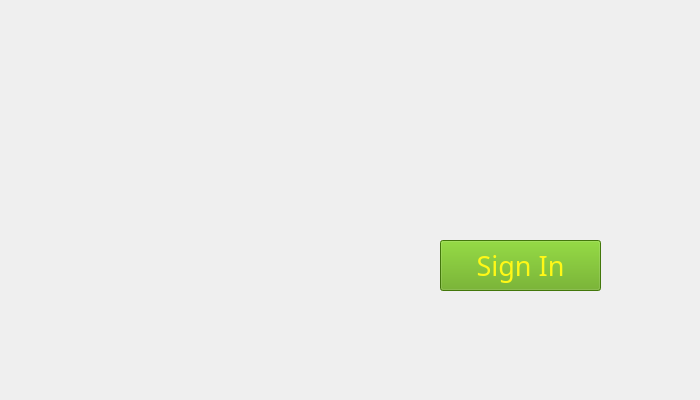
<?xml version="1.0" encoding="UTF-8"?>
<ui version="4.0">
 <class>MainWindow</class>
 <widget class="QMainWindow" name="MainWindow">
  <property name="enabled">
   <bool>true</bool>
  </property>
  <property name="geometry">
   <rect>
    <x>0</x>
    <y>0</y>
    <width>700</width>
    <height>400</height>
   </rect>
  </property>
  <property name="minimumSize">
   <size>
    <width>700</width>
    <height>400</height>
   </size>
  </property>
  <property name="maximumSize">
   <size>
    <width>700</width>
    <height>400</height>
   </size>
  </property>
  <property name="baseSize">
   <size>
    <width>0</width>
    <height>0</height>
   </size>
  </property>
  <property name="windowTitle">
   <string>MainWindow</string>
  </property>
  <widget class="QWidget" name="centralwidget">
   <widget class="QLabel" name="label">
    <property name="geometry">
     <rect>
      <x>0</x>
      <y>0</y>
      <width>701</width>
      <height>401</height>
     </rect>
    </property>
    <property name="text">
     <string/>
    </property>
    <property name="pixmap">
     <pixmap>../image/Bia.png</pixmap>
    </property>
    <property name="scaledContents">
     <bool>true</bool>
    </property>
   </widget>
   <widget class="QPushButton" name="pushButtonSignIn">
    <property name="geometry">
     <rect>
      <x>440</x>
      <y>240</y>
      <width>161</width>
      <height>51</height>
     </rect>
    </property>
    <property name="font">
     <font>
      <family>Rockwell Extra Bold</family>
      <pointsize>20</pointsize>
      <weight>10</weight>
      <italic>false</italic>
      <bold>false</bold>
     </font>
    </property>
    <property name="whatsThis">
     <string>&lt;html&gt;&lt;head/&gt;&lt;body&gt;&lt;p&gt;&lt;span style=&quot; color:#005500;&quot;&gt;Sign Up&lt;/span&gt;&lt;/p&gt;&lt;/body&gt;&lt;/html&gt;</string>
    </property>
    <property name="styleSheet">
     <string notr="true">background-color: rgb(94, 167, 15);
font: 81 20pt &quot;Rockwell Extra Bold&quot;;


color: rgb(255, 248, 23);</string>
    </property>
    <property name="text">
     <string>Sign In</string>
    </property>
   </widget>
  </widget>
 </widget>
 <resources/>
 <connections/>
</ui>
